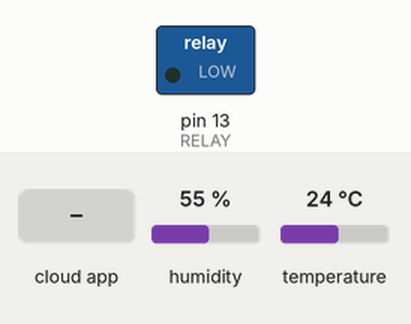
Simulated run of this sketch. Board: Arduino Uno, built with avr-gcc and run on an emulated ATmega328P. On the bench: switched loads named in the sketch (green lamp = pin HIGH). The test bench sets the inputs (shaded band); at power-on: humidity 55 %, temperature 24 °C. The RemoteXY app is connected.

Above: at 1.2 s.
1.3 s: the phone or cloud app sets switch_relay to 1
At 2.0 s:
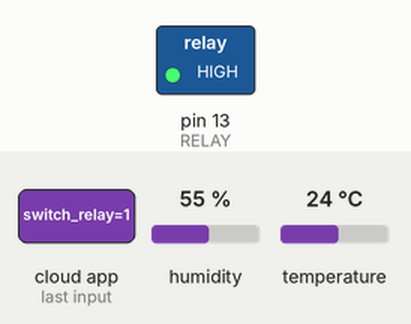
2.8 s: the phone or cloud app sets switch_relay to 0
At 4.3 s:
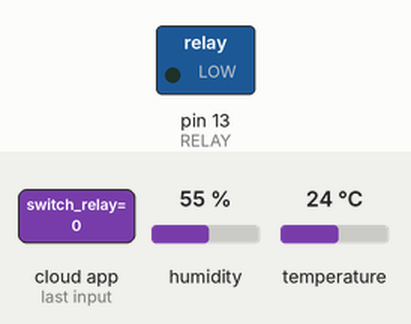
Timing chart, 0 to 5.8 s (numbered marks = the images above; inputs shaded):
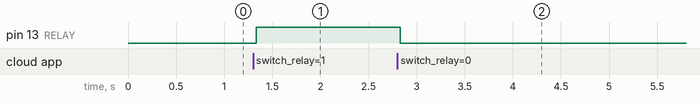

The sketch:

ESP8266_DH11_RELAY.ino
```cpp
#include <dht11.h>
// определение режима соединения и подключение библиотеки RemoteXY
#define REMOTEXY_MODE__ESP8266_HARDSERIAL_POINT
#include <RemoteXY.h>

// настройки соединения
#define REMOTEXY_SERIAL Serial
#define REMOTEXY_SERIAL_SPEED 115200
#define REMOTEXY_WIFI_SSID "RemoteXY"
#define REMOTEXY_WIFI_PASSWORD "12345678"
#define REMOTEXY_SERVER_PORT 6377
// настройка пинов
#define RELAY 13
#define DHT_PIN 5


// конфигурация интерфейса
#pragma pack(push, 1)
uint8_t RemoteXY_CONF[] =
  { 255,1,0,22,0,119,0,10,5,1,
  2,0,14,20,34,15,2,26,31,31,
  208,146,208,154,208,155,0,208,146,208,
  171,208,154,208,155,0,129,0,24,10,
  18,6,17,208,160,208,181,208,187,208,
  181,0,129,0,15,40,33,6,17,208,
  146,208,187,208,176,208,182,208,189,208,
  190,209,129,209,130,209,140,0,67,4,
  19,49,24,7,2,26,11,129,0,13,
  62,38,6,17,208,162,208,181,208,188,
  208,191,208,181,209,128,208,176,209,130,
  209,131,209,128,208,176,0,67,4,19,
  71,24,7,2,26,11 };

// структура определяет все переменные и события вашего интерфейса управления
struct {

    // input variables
  uint8_t switch_relay; // =1 если переключатель включен и =0 если отключен

    // output variables
  char text_temperature[11];  // =строка UTF8 оканчивающаяся нулем
  char text_humidity[11];  // =строка UTF8 оканчивающаяся нулем

    // other variable
  uint8_t connect_flag;  // =1 if wire connected, else =0

} RemoteXY;
#pragma pack(pop)

dht11 dht;


void setup()
{
  RemoteXY_Init ();
  #ifdef DBG
    Serial.begin(9600);
  #endif
  pinMode(RELAY,OUTPUT);

}

void loop()
{
  RemoteXY_Handler ();

  dht.read(DHT_PIN);

  digitalWrite(RELAY,RemoteXY.switch_relay);

  dtostrf(dht.temperature,0,1,RemoteXY.text_temperature);
  dtostrf(dht.humidity,0,1,RemoteXY.text_humidity);
#ifdef DBG
  //Serial.print(RemoteXY.text_humidity + '\t');
  Serial.println(dht.humidity);

  //Serial.print(RemoteXY.text_temperature + '\t');
  Serial.println(dht.temperature);
#endif

}
```

Measured:
- after the input at 1.3 s, pin 13 (RELAY): LOW → HIGH at once
- after the input at 2.8 s, pin 13 (RELAY): HIGH → LOW at once
